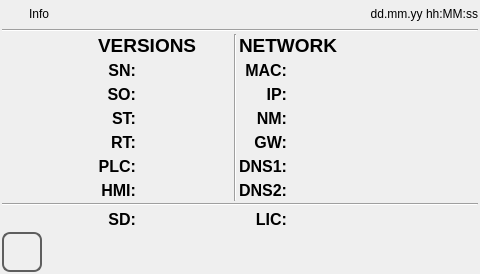
<?xml version="1.0" encoding="UTF-8"?>
<ui version="4.0">
 <class>info</class>
 <widget class="QWidget" name="info">
  <property name="geometry">
   <rect>
    <x>0</x>
    <y>0</y>
    <width>480</width><height>272</height>
   </rect>
  </property>
  <property name="minimumSize">
   <size>
    <width>0</width>
    <height>0</height>
   </size>
  </property>
  <property name="maximumSize">
   <size>
    <width>16777215</width>
    <height>16777215</height>
   </size>
  </property>
  <property name="windowTitle">
   <string>info</string>
  </property>
  <property name="styleSheet">
   <string notr="true">QPushButton
{
	font: 20pt &quot;Ubuntu&quot;;
}</string>
  </property>
  <layout class="QVBoxLayout" name="verticalLayout">
   <property name="spacing">
    <number>2</number>
   </property>
   <property name="margin">
    <number>2</number>
   </property>
   <item>
    <layout class="QHBoxLayout" name="horizontalLayout">
     <property name="sizeConstraint">
      <enum>QLayout::SetMinimumSize</enum>
     </property>
     <item>
      <widget class="QLabel" name="labelIcon">
       <property name="minimumSize">
        <size>
         <width>25</width>
         <height>25</height>
        </size>
       </property>
       <property name="maximumSize">
        <size>
         <width>25</width>
         <height>25</height>
        </size>
       </property>
       <property name="focusPolicy">
        <enum>Qt::NoFocus</enum>
       </property>
       <property name="styleSheet">
        <string notr="true">border-image: url(:/systemicons/img/Info.png);</string>
       </property>
       <property name="text">
        <string/>
       </property>
      </widget>
     </item>
     <item>
      <widget class="QLabel" name="labelTitle">
       <property name="sizePolicy">
        <sizepolicy hsizetype="Preferred" vsizetype="Fixed">
         <horstretch>0</horstretch>
         <verstretch>0</verstretch>
        </sizepolicy>
       </property>
       <property name="focusPolicy">
        <enum>Qt::NoFocus</enum>
       </property>
       <property name="text">
        <string>Info</string>
       </property>
      </widget>
     </item>
     <item>
      <widget class="QLabel" name="labelUserName">
       <property name="text">
        <string/>
       </property>
      </widget>
     </item>
     <item>
      <widget class="QLabel" name="labelDataOra">
       <property name="sizePolicy">
        <sizepolicy hsizetype="Preferred" vsizetype="Fixed">
         <horstretch>0</horstretch>
         <verstretch>0</verstretch>
        </sizepolicy>
       </property>
       <property name="focusPolicy">
        <enum>Qt::NoFocus</enum>
       </property>
       <property name="text">
        <string>dd.mm.yy hh:MM:ss</string>
       </property>
       <property name="alignment">
        <set>Qt::AlignRight|Qt::AlignTrailing|Qt::AlignVCenter</set>
       </property>
      </widget>
     </item>
    </layout>
   </item>
   <item>
    <widget class="Line" name="line">
     <property name="focusPolicy">
      <enum>Qt::NoFocus</enum>
     </property>
     <property name="orientation">
      <enum>Qt::Horizontal</enum>
     </property>
    </widget>
   </item>
   <item>
    <spacer name="verticalSpacer_2">
     <property name="focusPolicy">
      <enum>Qt::NoFocus</enum>
     </property>
     <property name="orientation">
      <enum>Qt::Vertical</enum>
     </property>
     <property name="sizeHint" stdset="0">
      <size>
       <width>20</width>
       <height>40</height>
      </size>
     </property>
    </spacer>
   </item>
   <item>
    <layout class="QGridLayout" name="gridLayout">
     <item row="1" column="1">
      <widget class="QLabel" name="labelSNtxt">
       <property name="sizePolicy">
        <sizepolicy hsizetype="Minimum" vsizetype="Preferred">
         <horstretch>0</horstretch>
         <verstretch>0</verstretch>
        </sizepolicy>
       </property>
       <property name="font">
        <font>
         <pointsize>12</pointsize>
         <weight>75</weight>
         <bold>true</bold>
        </font>
       </property>
       <property name="focusPolicy">
        <enum>Qt::NoFocus</enum>
       </property>
       <property name="text">
        <string>SN:</string>
       </property>
       <property name="alignment">
        <set>Qt::AlignRight|Qt::AlignTrailing|Qt::AlignVCenter</set>
       </property>
      </widget>
     </item>
     <item row="1" column="2">
      <widget class="QLabel" name="labelSNval">
       <property name="sizePolicy">
        <sizepolicy hsizetype="Expanding" vsizetype="Preferred">
         <horstretch>0</horstretch>
         <verstretch>0</verstretch>
        </sizepolicy>
       </property>
       <property name="font">
        <font>
         <pointsize>14</pointsize>
        </font>
       </property>
       <property name="focusPolicy">
        <enum>Qt::NoFocus</enum>
       </property>
       <property name="text">
        <string/>
       </property>
      </widget>
     </item>
     <item row="2" column="1">
      <widget class="QLabel" name="labelSOtxt">
       <property name="sizePolicy">
        <sizepolicy hsizetype="Minimum" vsizetype="Preferred">
         <horstretch>0</horstretch>
         <verstretch>0</verstretch>
        </sizepolicy>
       </property>
       <property name="font">
        <font>
         <pointsize>12</pointsize>
         <weight>75</weight>
         <bold>true</bold>
        </font>
       </property>
       <property name="focusPolicy">
        <enum>Qt::NoFocus</enum>
       </property>
       <property name="text">
        <string>SO:</string>
       </property>
       <property name="alignment">
        <set>Qt::AlignRight|Qt::AlignTrailing|Qt::AlignVCenter</set>
       </property>
      </widget>
     </item>
     <item row="2" column="2">
      <widget class="QLabel" name="labelSOval">
       <property name="sizePolicy">
        <sizepolicy hsizetype="Expanding" vsizetype="Preferred">
         <horstretch>0</horstretch>
         <verstretch>0</verstretch>
        </sizepolicy>
       </property>
       <property name="font">
        <font>
         <pointsize>14</pointsize>
        </font>
       </property>
       <property name="focusPolicy">
        <enum>Qt::NoFocus</enum>
       </property>
       <property name="text">
        <string/>
       </property>
      </widget>
     </item>
     <item row="3" column="1">
      <widget class="QLabel" name="labelSystooltxt">
       <property name="sizePolicy">
        <sizepolicy hsizetype="Minimum" vsizetype="Preferred">
         <horstretch>0</horstretch>
         <verstretch>0</verstretch>
        </sizepolicy>
       </property>
       <property name="font">
        <font>
         <pointsize>12</pointsize>
         <weight>75</weight>
         <bold>true</bold>
        </font>
       </property>
       <property name="focusPolicy">
        <enum>Qt::NoFocus</enum>
       </property>
       <property name="text">
        <string>ST:</string>
       </property>
       <property name="alignment">
        <set>Qt::AlignRight|Qt::AlignTrailing|Qt::AlignVCenter</set>
       </property>
      </widget>
     </item>
     <item row="3" column="2">
      <widget class="QLabel" name="labelSystoolval">
       <property name="sizePolicy">
        <sizepolicy hsizetype="Expanding" vsizetype="Preferred">
         <horstretch>0</horstretch>
         <verstretch>0</verstretch>
        </sizepolicy>
       </property>
       <property name="font">
        <font>
         <pointsize>14</pointsize>
        </font>
       </property>
       <property name="focusPolicy">
        <enum>Qt::NoFocus</enum>
       </property>
       <property name="text">
        <string/>
       </property>
      </widget>
     </item>
     <item row="4" column="1">
      <widget class="QLabel" name="labelFcrtstxt">
       <property name="sizePolicy">
        <sizepolicy hsizetype="Minimum" vsizetype="Preferred">
         <horstretch>0</horstretch>
         <verstretch>0</verstretch>
        </sizepolicy>
       </property>
       <property name="font">
        <font>
         <pointsize>12</pointsize>
         <weight>75</weight>
         <bold>true</bold>
        </font>
       </property>
       <property name="focusPolicy">
        <enum>Qt::NoFocus</enum>
       </property>
       <property name="text">
        <string>RT:</string>
       </property>
       <property name="alignment">
        <set>Qt::AlignRight|Qt::AlignTrailing|Qt::AlignVCenter</set>
       </property>
      </widget>
     </item>
     <item row="4" column="2">
      <widget class="QLabel" name="labelFcrtsval">
       <property name="sizePolicy">
        <sizepolicy hsizetype="Expanding" vsizetype="Preferred">
         <horstretch>0</horstretch>
         <verstretch>0</verstretch>
        </sizepolicy>
       </property>
       <property name="font">
        <font>
         <pointsize>14</pointsize>
        </font>
       </property>
       <property name="focusPolicy">
        <enum>Qt::NoFocus</enum>
       </property>
       <property name="text">
        <string/>
       </property>
      </widget>
     </item>
     <item row="5" column="1">
      <widget class="QLabel" name="labelPLCtxt">
       <property name="sizePolicy">
        <sizepolicy hsizetype="Minimum" vsizetype="Preferred">
         <horstretch>0</horstretch>
         <verstretch>0</verstretch>
        </sizepolicy>
       </property>
       <property name="font">
        <font>
         <pointsize>12</pointsize>
         <weight>75</weight>
         <bold>true</bold>
        </font>
       </property>
       <property name="focusPolicy">
        <enum>Qt::NoFocus</enum>
       </property>
       <property name="text">
        <string>PLC:</string>
       </property>
       <property name="alignment">
        <set>Qt::AlignRight|Qt::AlignTrailing|Qt::AlignVCenter</set>
       </property>
      </widget>
     </item>
     <item row="5" column="2">
      <widget class="QLabel" name="labelPLCval">
       <property name="sizePolicy">
        <sizepolicy hsizetype="Expanding" vsizetype="Preferred">
         <horstretch>0</horstretch>
         <verstretch>0</verstretch>
        </sizepolicy>
       </property>
       <property name="font">
        <font>
         <pointsize>14</pointsize>
        </font>
       </property>
       <property name="focusPolicy">
        <enum>Qt::NoFocus</enum>
       </property>
       <property name="text">
        <string/>
       </property>
      </widget>
     </item>
     <item row="6" column="1">
      <widget class="QLabel" name="labelHMItxt">
       <property name="sizePolicy">
        <sizepolicy hsizetype="Minimum" vsizetype="Preferred">
         <horstretch>0</horstretch>
         <verstretch>0</verstretch>
        </sizepolicy>
       </property>
       <property name="font">
        <font>
         <pointsize>12</pointsize>
         <weight>75</weight>
         <bold>true</bold>
        </font>
       </property>
       <property name="focusPolicy">
        <enum>Qt::NoFocus</enum>
       </property>
       <property name="text">
        <string>HMI:</string>
       </property>
       <property name="alignment">
        <set>Qt::AlignRight|Qt::AlignTrailing|Qt::AlignVCenter</set>
       </property>
      </widget>
     </item>
     <item row="6" column="2">
      <widget class="QLabel" name="labelHMIval">
       <property name="sizePolicy">
        <sizepolicy hsizetype="Expanding" vsizetype="Preferred">
         <horstretch>0</horstretch>
         <verstretch>0</verstretch>
        </sizepolicy>
       </property>
       <property name="font">
        <font>
         <pointsize>14</pointsize>
        </font>
       </property>
       <property name="focusPolicy">
        <enum>Qt::NoFocus</enum>
       </property>
       <property name="text">
        <string/>
       </property>
      </widget>
     </item>
     <item row="0" column="1" colspan="2">
      <widget class="QLabel" name="label">
       <property name="font">
        <font>
         <pointsize>14</pointsize>
         <weight>75</weight>
         <bold>true</bold>
        </font>
       </property>
       <property name="text">
        <string>VERSIONS</string>
       </property>
      </widget>
     </item>
     <item row="1" column="4">
      <widget class="QLabel" name="labelMACtxt">
       <property name="sizePolicy">
        <sizepolicy hsizetype="Minimum" vsizetype="Preferred">
         <horstretch>0</horstretch>
         <verstretch>0</verstretch>
        </sizepolicy>
       </property>
       <property name="font">
        <font>
         <pointsize>12</pointsize>
         <weight>75</weight>
         <bold>true</bold>
        </font>
       </property>
       <property name="focusPolicy">
        <enum>Qt::NoFocus</enum>
       </property>
       <property name="text">
        <string>MAC:</string>
       </property>
       <property name="alignment">
        <set>Qt::AlignRight|Qt::AlignTrailing|Qt::AlignVCenter</set>
       </property>
      </widget>
     </item>
     <item row="1" column="5">
      <widget class="QLabel" name="labelMACval">
       <property name="sizePolicy">
        <sizepolicy hsizetype="Expanding" vsizetype="Preferred">
         <horstretch>0</horstretch>
         <verstretch>0</verstretch>
        </sizepolicy>
       </property>
       <property name="font">
        <font>
         <pointsize>14</pointsize>
        </font>
       </property>
       <property name="focusPolicy">
        <enum>Qt::NoFocus</enum>
       </property>
       <property name="text">
        <string/>
       </property>
      </widget>
     </item>
     <item row="2" column="4">
      <widget class="QLabel" name="labelIPtxt">
       <property name="sizePolicy">
        <sizepolicy hsizetype="Minimum" vsizetype="Preferred">
         <horstretch>0</horstretch>
         <verstretch>0</verstretch>
        </sizepolicy>
       </property>
       <property name="font">
        <font>
         <pointsize>12</pointsize>
         <weight>75</weight>
         <bold>true</bold>
        </font>
       </property>
       <property name="focusPolicy">
        <enum>Qt::NoFocus</enum>
       </property>
       <property name="text">
        <string>IP:</string>
       </property>
       <property name="alignment">
        <set>Qt::AlignRight|Qt::AlignTrailing|Qt::AlignVCenter</set>
       </property>
      </widget>
     </item>
     <item row="3" column="4">
      <widget class="QLabel" name="labelNetMasktxt">
       <property name="sizePolicy">
        <sizepolicy hsizetype="Minimum" vsizetype="Preferred">
         <horstretch>0</horstretch>
         <verstretch>0</verstretch>
        </sizepolicy>
       </property>
       <property name="font">
        <font>
         <pointsize>12</pointsize>
         <weight>75</weight>
         <bold>true</bold>
        </font>
       </property>
       <property name="focusPolicy">
        <enum>Qt::NoFocus</enum>
       </property>
       <property name="text">
        <string>NM:</string>
       </property>
       <property name="alignment">
        <set>Qt::AlignRight|Qt::AlignTrailing|Qt::AlignVCenter</set>
       </property>
      </widget>
     </item>
     <item row="2" column="5">
      <widget class="QLabel" name="labelIPval">
       <property name="sizePolicy">
        <sizepolicy hsizetype="Expanding" vsizetype="Preferred">
         <horstretch>0</horstretch>
         <verstretch>0</verstretch>
        </sizepolicy>
       </property>
       <property name="font">
        <font>
         <pointsize>14</pointsize>
        </font>
       </property>
       <property name="focusPolicy">
        <enum>Qt::NoFocus</enum>
       </property>
       <property name="text">
        <string/>
       </property>
      </widget>
     </item>
     <item row="3" column="5">
      <widget class="QLabel" name="labelNetMaskval">
       <property name="sizePolicy">
        <sizepolicy hsizetype="Expanding" vsizetype="Preferred">
         <horstretch>0</horstretch>
         <verstretch>0</verstretch>
        </sizepolicy>
       </property>
       <property name="font">
        <font>
         <pointsize>14</pointsize>
        </font>
       </property>
       <property name="focusPolicy">
        <enum>Qt::NoFocus</enum>
       </property>
       <property name="text">
        <string/>
       </property>
      </widget>
     </item>
     <item row="4" column="4">
      <widget class="QLabel" name="labelGatewaytxt">
       <property name="sizePolicy">
        <sizepolicy hsizetype="Minimum" vsizetype="Preferred">
         <horstretch>0</horstretch>
         <verstretch>0</verstretch>
        </sizepolicy>
       </property>
       <property name="font">
        <font>
         <pointsize>12</pointsize>
         <weight>75</weight>
         <bold>true</bold>
        </font>
       </property>
       <property name="focusPolicy">
        <enum>Qt::NoFocus</enum>
       </property>
       <property name="text">
        <string>GW:</string>
       </property>
       <property name="alignment">
        <set>Qt::AlignRight|Qt::AlignTrailing|Qt::AlignVCenter</set>
       </property>
      </widget>
     </item>
     <item row="4" column="5">
      <widget class="QLabel" name="labelGatewayval">
       <property name="sizePolicy">
        <sizepolicy hsizetype="Expanding" vsizetype="Preferred">
         <horstretch>0</horstretch>
         <verstretch>0</verstretch>
        </sizepolicy>
       </property>
       <property name="font">
        <font>
         <pointsize>14</pointsize>
        </font>
       </property>
       <property name="focusPolicy">
        <enum>Qt::NoFocus</enum>
       </property>
       <property name="text">
        <string/>
       </property>
      </widget>
     </item>
     <item row="5" column="4">
      <widget class="QLabel" name="labelDNS1txt">
       <property name="sizePolicy">
        <sizepolicy hsizetype="Minimum" vsizetype="Preferred">
         <horstretch>0</horstretch>
         <verstretch>0</verstretch>
        </sizepolicy>
       </property>
       <property name="font">
        <font>
         <pointsize>12</pointsize>
         <weight>75</weight>
         <bold>true</bold>
        </font>
       </property>
       <property name="focusPolicy">
        <enum>Qt::NoFocus</enum>
       </property>
       <property name="text">
        <string>DNS1:</string>
       </property>
       <property name="alignment">
        <set>Qt::AlignRight|Qt::AlignTrailing|Qt::AlignVCenter</set>
       </property>
      </widget>
     </item>
     <item row="5" column="5">
      <widget class="QLabel" name="labelDNS1val">
       <property name="sizePolicy">
        <sizepolicy hsizetype="Expanding" vsizetype="Preferred">
         <horstretch>0</horstretch>
         <verstretch>0</verstretch>
        </sizepolicy>
       </property>
       <property name="font">
        <font>
         <pointsize>14</pointsize>
        </font>
       </property>
       <property name="focusPolicy">
        <enum>Qt::NoFocus</enum>
       </property>
       <property name="text">
        <string/>
       </property>
      </widget>
     </item>
     <item row="6" column="4">
      <widget class="QLabel" name="labelDNS2txt">
       <property name="sizePolicy">
        <sizepolicy hsizetype="Minimum" vsizetype="Preferred">
         <horstretch>0</horstretch>
         <verstretch>0</verstretch>
        </sizepolicy>
       </property>
       <property name="font">
        <font>
         <pointsize>12</pointsize>
         <weight>75</weight>
         <bold>true</bold>
        </font>
       </property>
       <property name="focusPolicy">
        <enum>Qt::NoFocus</enum>
       </property>
       <property name="text">
        <string>DNS2:</string>
       </property>
       <property name="alignment">
        <set>Qt::AlignRight|Qt::AlignTrailing|Qt::AlignVCenter</set>
       </property>
      </widget>
     </item>
     <item row="6" column="5">
      <widget class="QLabel" name="labelDNS2val">
       <property name="sizePolicy">
        <sizepolicy hsizetype="Expanding" vsizetype="Preferred">
         <horstretch>0</horstretch>
         <verstretch>0</verstretch>
        </sizepolicy>
       </property>
       <property name="font">
        <font>
         <pointsize>14</pointsize>
        </font>
       </property>
       <property name="focusPolicy">
        <enum>Qt::NoFocus</enum>
       </property>
       <property name="text">
        <string/>
       </property>
      </widget>
     </item>
     <item row="0" column="4" colspan="2">
      <widget class="QLabel" name="label_2">
       <property name="font">
        <font>
         <pointsize>14</pointsize>
         <weight>75</weight>
         <bold>true</bold>
        </font>
       </property>
       <property name="text">
        <string>NETWORK</string>
       </property>
      </widget>
     </item>
     <item row="3" column="0">
      <spacer name="horizontalSpacer_3">
       <property name="orientation">
        <enum>Qt::Horizontal</enum>
       </property>
       <property name="sizeHint" stdset="0">
        <size>
         <width>40</width>
         <height>20</height>
        </size>
       </property>
      </spacer>
     </item>
     <item row="3" column="6">
      <spacer name="horizontalSpacer_4">
       <property name="orientation">
        <enum>Qt::Horizontal</enum>
       </property>
       <property name="sizeHint" stdset="0">
        <size>
         <width>40</width>
         <height>20</height>
        </size>
       </property>
      </spacer>
     </item>
     <item row="8" column="1">
      <widget class="QLabel" name="labelSDtxt">
       <property name="font">
        <font>
         <pointsize>12</pointsize>
         <weight>75</weight>
         <bold>true</bold>
        </font>
       </property>
       <property name="text">
        <string>SD:</string>
       </property>
       <property name="alignment">
        <set>Qt::AlignRight|Qt::AlignTrailing|Qt::AlignVCenter</set>
       </property>
      </widget>
     </item>
     <item row="8" column="2">
      <widget class="QLabel" name="labelSDval">
       <property name="font">
        <font>
         <pointsize>14</pointsize>
        </font>
       </property>
       <property name="text">
        <string/>
       </property>
      </widget>
     </item>
     <item row="8" column="4">
      <widget class="QLabel" name="labelLICtxt">
       <property name="font">
        <font>
         <pointsize>12</pointsize>
         <weight>75</weight>
         <bold>true</bold>
        </font>
       </property>
       <property name="text">
        <string>LIC:</string>
       </property>
       <property name="alignment">
        <set>Qt::AlignRight|Qt::AlignTrailing|Qt::AlignVCenter</set>
       </property>
      </widget>
     </item>
     <item row="8" column="5">
      <widget class="QLabel" name="labelLICval">
       <property name="font">
        <font>
         <pointsize>12</pointsize>
        </font>
       </property>
       <property name="text">
        <string/>
       </property>
      </widget>
     </item>
     <item row="7" column="0" colspan="7">
      <widget class="Line" name="line_2">
       <property name="orientation">
        <enum>Qt::Horizontal</enum>
       </property>
      </widget>
     </item>
     <item row="0" column="3" rowspan="7">
      <widget class="Line" name="line_3">
       <property name="orientation">
        <enum>Qt::Vertical</enum>
       </property>
      </widget>
     </item>
    </layout>
   </item>
   <item>
    <spacer name="verticalSpacer">
     <property name="focusPolicy">
      <enum>Qt::NoFocus</enum>
     </property>
     <property name="orientation">
      <enum>Qt::Vertical</enum>
     </property>
     <property name="sizeHint" stdset="0">
      <size>
       <width>20</width>
       <height>40</height>
      </size>
     </property>
    </spacer>
   </item>
   <item>
    <layout class="QHBoxLayout" name="horizontalLayout_2">
     <item>
      <widget class="QPushButton" name="pushButtonHome">
       <property name="sizePolicy">
        <sizepolicy hsizetype="Minimum" vsizetype="Fixed">
         <horstretch>60</horstretch>
         <verstretch>60</verstretch>
        </sizepolicy>
       </property>
       <property name="minimumSize">
        <size>
         <width>40</width>
         <height>40</height>
        </size>
       </property>
       <property name="maximumSize">
        <size>
         <width>40</width>
         <height>40</height>
        </size>
       </property>
       <property name="focusPolicy">
        <enum>Qt::NoFocus</enum>
       </property>
       <property name="styleSheet">
        <string notr="true">QPushButton
{
border: 2px solid  rgb(94, 94, 94);
border-radius: 8px;
qproperty-icon: url(:/systemicons/img/Home.png);
qproperty-iconSize: 24px 24px;
qproperty-focusPolicy: NoFocus;
}
QPushButton:pressed
{
border: 2px solid  rgb(194, 194, 194);
background-color:  rgb(255, 255, 127);
}
QPushButton:disabled
{
border: 2px solid  rgb(194, 194, 194);
}
</string>
       </property>
       <property name="text">
        <string/>
       </property>
      </widget>
     </item>
     <item>
      <spacer name="horizontalSpacer">
       <property name="focusPolicy">
        <enum>Qt::NoFocus</enum>
       </property>
       <property name="orientation">
        <enum>Qt::Horizontal</enum>
       </property>
       <property name="sizeHint" stdset="0">
        <size>
         <width>40</width>
         <height>20</height>
        </size>
       </property>
      </spacer>
     </item>
    </layout>
   </item>
  </layout>
 </widget>
 <resources/>
 <connections/>
</ui>
